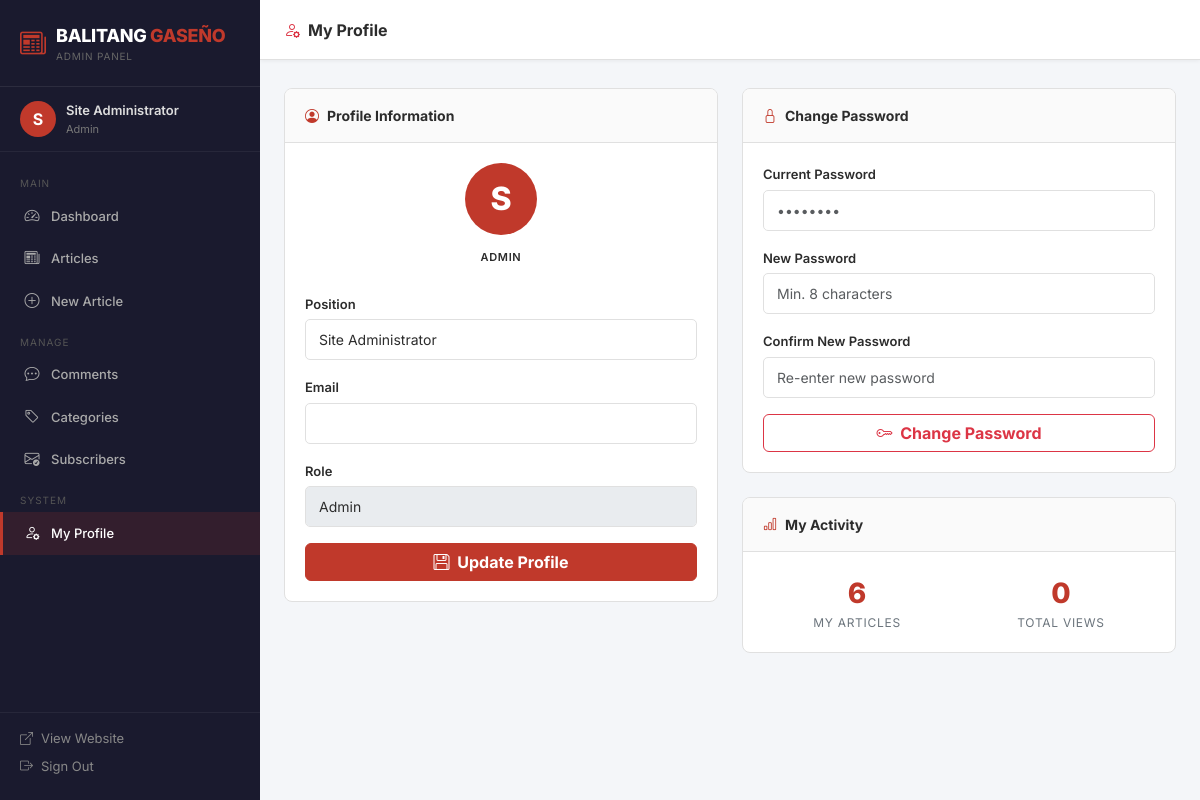
Screenshot of /admin/profile.php (signed in) with the database file from the repository.
### tables this page shows
CREATE TABLE users (
    id INT AUTO_INCREMENT PRIMARY KEY,
    name VARCHAR(150) NOT NULL,
    email VARCHAR(200) NOT NULL UNIQUE,
    password VARCHAR(255) NOT NULL,
    role ENUM('admin','editor') DEFAULT 'editor',
    avatar VARCHAR(255) DEFAULT NULL,
    created_at TIMESTAMP DEFAULT CURRENT_TIMESTAMP
);

### config/db.php (called while the page is built, shortened)
<?php
function current_user(): array {
    return $_SESSION['user'] ?? [];
}

### admin/profile.php (the view, shortened to what this page needs)
<?php
require_once __DIR__ . '/../config/db.php';
$user_id = current_user()['id'];
$stmt = $pdo->prepare("SELECT * FROM users WHERE id = ?");
$stmt->execute([$user_id]);
$base = SITE_URL;
?>
<!DOCTYPE html>
<html lang="en">
  <head>
    <link href="https://cdn.jsdelivr.net/npm/bootstrap@5.3.3/dist/css/bootstrap.min.css" rel="stylesheet">
    <link href="https://cdn.jsdelivr.net/npm/bootstrap-icons@1.11.3/font/bootstrap-icons.css" rel="stylesheet">
    <link rel="stylesheet" href="<?= $base ?>/assets/css/admin.css">
  </head>
  <body>
    <?php include __DIR__ . '/includes/sidebar.php'; ?>
    <div class="admin-main">
      <div class="admin-topbar">
        <div class="d-flex align-items-center gap-3">
          <span class="admin-topbar-title"><i class="bi bi-person-gear me-2 text-danger"></i>My Profile</span>
        </div>
      </div>
      <div class="admin-content">
        <div class="row g-4">
          <div class="col-lg-6">
            <div class="admin-card">
              <div class="admin-card-header"><i class="bi bi-person-circle"></i> Profile Information</div>
              <div class="admin-card-body">
                <div class="text-center mb-4">
                  <div style="width:72px;height:72px;background:var(--red);border-radius:50%;display:flex;align-items:center;justify-content:center;font-size:32px;color:#fff;font-weight:800;margin:0 auto 10px;">
                    <?= strtoupper(substr($user['name'] ?? 'A', 0, 1)) ?>
                  </div>
                  <span class="status-badge <?= $user['role'] ?? 'editor' ?>"><?= ucfirst($user['role'] ?? 'editor') ?></span>
                </div>
                <form method="POST">
                  <div class="mb-3">
                    <label class="form-label">Position</label>
                    <input type="text" name="name" class="form-control" value="<?= htmlspecialchars($user['name'] ?? '') ?>" required>
                  </div>
                  <div class="mb-3">
                    <label class="form-label">Email</label>
                    <input type="email" name="email" class="form-control" value="<?= htmlspecialchars($user['email'] ?? '') ?>" required>
                  </div>
                  <div class="mb-3">
                    <label class="form-label">Role</label>
                    <input type="text" class="form-control" value="<?= ucfirst($user['role'] ?? 'editor') ?>" disabled>
                  </div>
                  <div class="mt-3 d-grid">
                    <button type="submit" class="btn btn-danger fw-bold"><i class="bi bi-floppy me-1"></i> Update Profile</button>
                  </div>
                </form>
              </div>
            </div>
          </div>
          <div class="col-lg-6">
            <div class="admin-card">
              <div class="admin-card-header"><i class="bi bi-lock"></i> Change Password</div>
              <div class="admin-card-body">
                <form method="POST">
                  <div class="mb-3">
                    <label class="form-label">Current Password</label>
                    <input type="password" name="current_password" class="form-control" required placeholder="••••••••">
                  </div>
                  <div class="mb-3">
                    <label class="form-label">New Password</label>
                    <input type="password" name="new_password" class="form-control" required placeholder="Min. 8 characters" minlength="8">
                  </div>
                  <div class="mb-3">
                    <label class="form-label">Confirm New Password</label>
                    <input type="password" name="confirm_password" class="form-control" required placeholder="Re-enter new password">
                  </div>
                  <div class="d-grid">
                    <button type="submit" class="btn btn-outline-danger fw-bold"><i class="bi bi-key me-1"></i> Change Password</button>
                  </div>
                </form>
              </div>
            </div>
            <div class="admin-card mt-4">
              <div class="admin-card-header"><i class="bi bi-bar-chart"></i> My Activity</div>
              <div class="admin-card-body">
                <?php
                $my_articles = $pdo->prepare("SELECT COUNT(*) FROM articles WHERE author_id = ?");
                $my_articles->execute([$user_id]);
                $my_count = $my_articles->fetchColumn();
                $my_views = $pdo->prepare("SELECT COALESCE(SUM(views),0) FROM articles WHERE author_id = ?");
                $my_views->execute([$user_id]);
                $my_view_count = $my_views->fetchColumn();
                ?>
                <div class="row text-center g-3">
                  <div class="col-6">
                    <div style="font-size:28px;font-weight:800;color:var(--red);"><?= $my_count ?></div>
                    <div style="font-size:12px;color:var(--text-muted);text-transform:uppercase;letter-spacing:.06em;">My Articles</div>
                  </div>
                  <div class="col-6">
                    <div style="font-size:28px;font-weight:800;color:var(--red);"><?= number_format($my_view_count) ?></div>
                    <div style="font-size:12px;color:var(--text-muted);text-transform:uppercase;letter-spacing:.06em;">Total Views</div>
                  </div>
                </div>
              </div>
            </div>
          </div>
        </div>
      </div>
    </div>
  </body>
</html>

### admin/includes/sidebar.php
<?php
$current_page = basename($_SERVER['PHP_SELF']);
$base = SITE_URL;
$user = current_user();
?>
<aside class="admin-sidebar" id="adminSidebar">
  <div class="sidebar-brand">
    <span class="sidebar-brand-icon"><i class="bi bi-newspaper"></i></span>
    <div>
      <div class="sidebar-brand-name">BALITANG <span>GASEÑO</span></div>
      <div class="sidebar-brand-sub">Admin Panel</div>
    </div>
  </div>
  <div class="sidebar-user">
    <div class="sidebar-user-avatar"><?= strtoupper(substr($user['name'] ?? 'A', 0, 1)) ?></div>
    <div>
      <div class="sidebar-user-name"><?= htmlspecialchars($user['name'] ?? 'Admin') ?></div>
      <div class="sidebar-user-role"><?= ucfirst($user['role'] ?? 'editor') ?></div>
    </div>
  </div>
  <nav class="sidebar-nav">
    <div class="sidebar-nav-label">Main</div>
    <a href="<?= $base ?>/admin/dashboard.php" class="sidebar-nav-link <?= $current_page === 'dashboard.php' ? 'active' : '' ?>">
      <i class="bi bi-speedometer2"></i> Dashboard
    </a>
    <a href="<?= $base ?>/admin/articles.php" class="sidebar-nav-link <?= in_array($current_page, ['articles.php','create.php','edit.php']) ? 'active' : '' ?>">
      <i class="bi bi-newspaper"></i> Articles
    </a>
    <a href="<?= $base ?>/admin/create.php" class="sidebar-nav-link <?= $current_page === 'create.php' ? 'active' : '' ?>">
      <i class="bi bi-plus-circle"></i> New Article
    </a>
    <div class="sidebar-nav-label">Manage</div>
    <a href="<?= $base ?>/admin/comments.php" class="sidebar-nav-link <?= $current_page === 'comments.php' ? 'active' : '' ?>">
      <i class="bi bi-chat-dots"></i> Comments
    </a>
    <a href="<?= $base ?>/admin/categories.php" class="sidebar-nav-link <?= $current_page === 'categories.php' ? 'active' : '' ?>">
      <i class="bi bi-tag"></i> Categories
    </a>
    <a href="<?= $base ?>/admin/subscribers.php" class="sidebar-nav-link <?= $current_page === 'subscribers.php' ? 'active' : '' ?>">
      <i class="bi bi-envelope-check"></i> Subscribers
    </a>
    <div class="sidebar-nav-label">System</div>
    <a href="<?= $base ?>/admin/profile.php" class="sidebar-nav-link <?= $current_page === 'profile.php' ? 'active' : '' ?>">
      <i class="bi bi-person-gear"></i> My Profile
    </a>
  </nav>
  <div class="sidebar-footer">
    <a href="<?= $base ?>/index.php" target="_blank"><i class="bi bi-box-arrow-up-right"></i> View Website</a>
    <a href="<?= $base ?>/admin/logout.php"><i class="bi bi-box-arrow-right"></i> Sign Out</a>
  </div>
</aside>

### assets/css/admin.css (style rules this page uses)
:root { --red: #c0392b; --red-dark: #922b21; --red-light: #e74c3c; --dark: #1a1a2e; --dark-2: #16213e; --sidebar-w: 260px; --font-ui: 'Inter', Arial, sans-serif; --border: #e0e0e0; --bg-light: #f4f6f9; --text: #2c2c2c; --text-muted: #6c757d; }
*, *::before, *::after { box-sizing: border-box; }
body { font-family: var(--font-ui); background: var(--bg-light); color: var(--text); margin: 0; font-size: 14px; }
a { text-decoration: none; color: inherit; }
.admin-sidebar { position: fixed; top: 0; left: 0; width: var(--sidebar-w); height: 100vh; background: var(--dark); color: #ccc; display: flex; flex-direction: column; z-index: 1000; overflow-y: auto; transition: transform .3s; }
.sidebar-brand { padding: 22px 20px; border-bottom: 1px solid rgba(255,255,255,.08); display: flex; align-items: center; gap: 10px; }
.sidebar-brand-icon { font-size: 26px; color: var(--red); }
.sidebar-brand-name { font-size: 18px; font-weight: 800; color: #fff; letter-spacing: -0.3px; }
.sidebar-brand-name span { color: var(--red); }
.sidebar-brand-sub { font-size: 10px; color: #666; text-transform: uppercase; letter-spacing: .08em; }
.sidebar-user { padding: 14px 20px; border-bottom: 1px solid rgba(255,255,255,.06); display: flex; align-items: center; gap: 10px; }
.sidebar-user-avatar { width: 36px; height: 36px; background: var(--red); border-radius: 50%; display: flex; align-items: center; justify-content: center; font-size: 16px; color: #fff; font-weight: 700; flex-shrink: 0; }
.sidebar-user-name { font-size: 13px; font-weight: 600; color: #ddd; }
.sidebar-user-role { font-size: 11px; color: #777; }
.sidebar-nav { flex: 1; padding: 12px 0; }
.sidebar-nav-label { font-size: 10px; text-transform: uppercase; letter-spacing: .1em; color: #555; padding: 12px 20px 4px; }
.sidebar-nav-link { display: flex; align-items: center; gap: 10px; padding: 10px 20px; color: #aaa; font-size: 13px; font-weight: 500; border-left: 3px solid transparent; transition: all .2s; }
.sidebar-nav-link i { font-size: 15px; width: 18px; text-align: center; }
.sidebar-nav-link.active { color: #fff; background: rgba(192,57,43,.15); border-left-color: var(--red); }
.sidebar-footer { padding: 16px 20px; border-top: 1px solid rgba(255,255,255,.06); }
.sidebar-footer a { display: flex; align-items: center; gap: 8px; color: #888; font-size: 13px; margin-bottom: 8px; }
.admin-main { margin-left: var(--sidebar-w); min-height: 100vh; display: flex; flex-direction: column; }
.admin-topbar { background: #fff; border-bottom: 1px solid var(--border); padding: 0 24px; height: 60px; display: flex; align-items: center; justify-content: space-between; position: sticky; top: 0; z-index: 100; box-shadow: 0 1px 4px rgba(0,0,0,.06); }
.admin-topbar-title { font-size: 16px; font-weight: 700; color: var(--text); }
.admin-content { flex: 1; padding: 28px 24px; }
.status-badge { display: inline-block; padding: 3px 9px; border-radius: 12px; font-size: 11px; font-weight: 600; text-transform: uppercase; letter-spacing: .06em; }
.admin-card { background: #fff; border: 1px solid var(--border); border-radius: 8px; overflow: hidden; }
.admin-card-header { padding: 16px 20px; border-bottom: 1px solid var(--border); background: #fafafa; font-size: 14px; font-weight: 700; color: var(--text); display: flex; align-items: center; gap: 8px; }
.admin-card-header i { color: var(--red); }
.admin-card-body { padding: 20px; }
.form-label { font-size: 13px; font-weight: 600; color: var(--text); margin-bottom: 5px; }
.form-control, .form-select { font-size: 14px; border-radius: 5px; border: 1px solid var(--border); padding: 9px 13px; color: var(--text); }
.btn-danger { background: var(--red); border-color: var(--red); }

### rows the page displays
users: name "S", name "Site Administrator", role "Admin", role "ADMIN"

### other values shown
$my_count "6"
$my_view_count "0"
